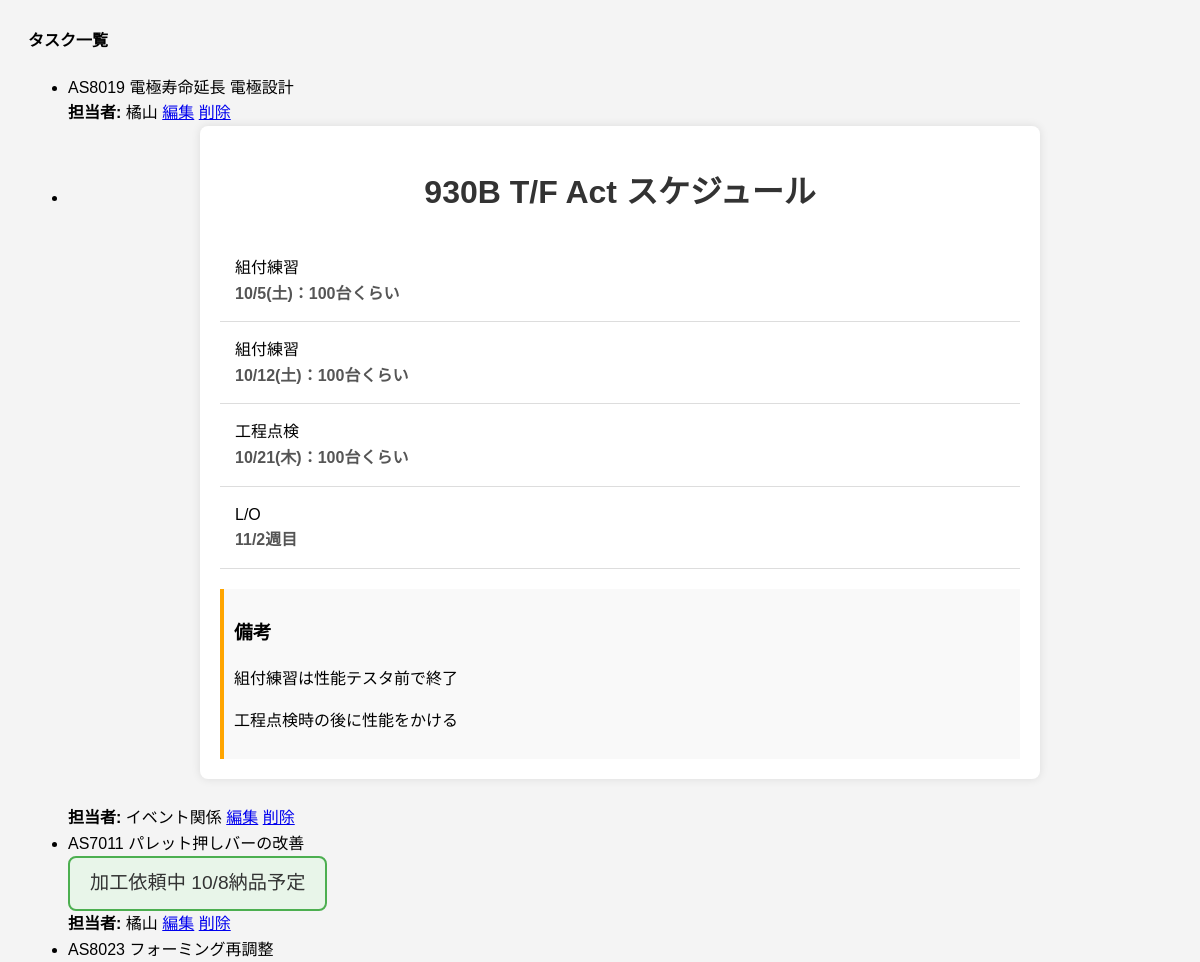
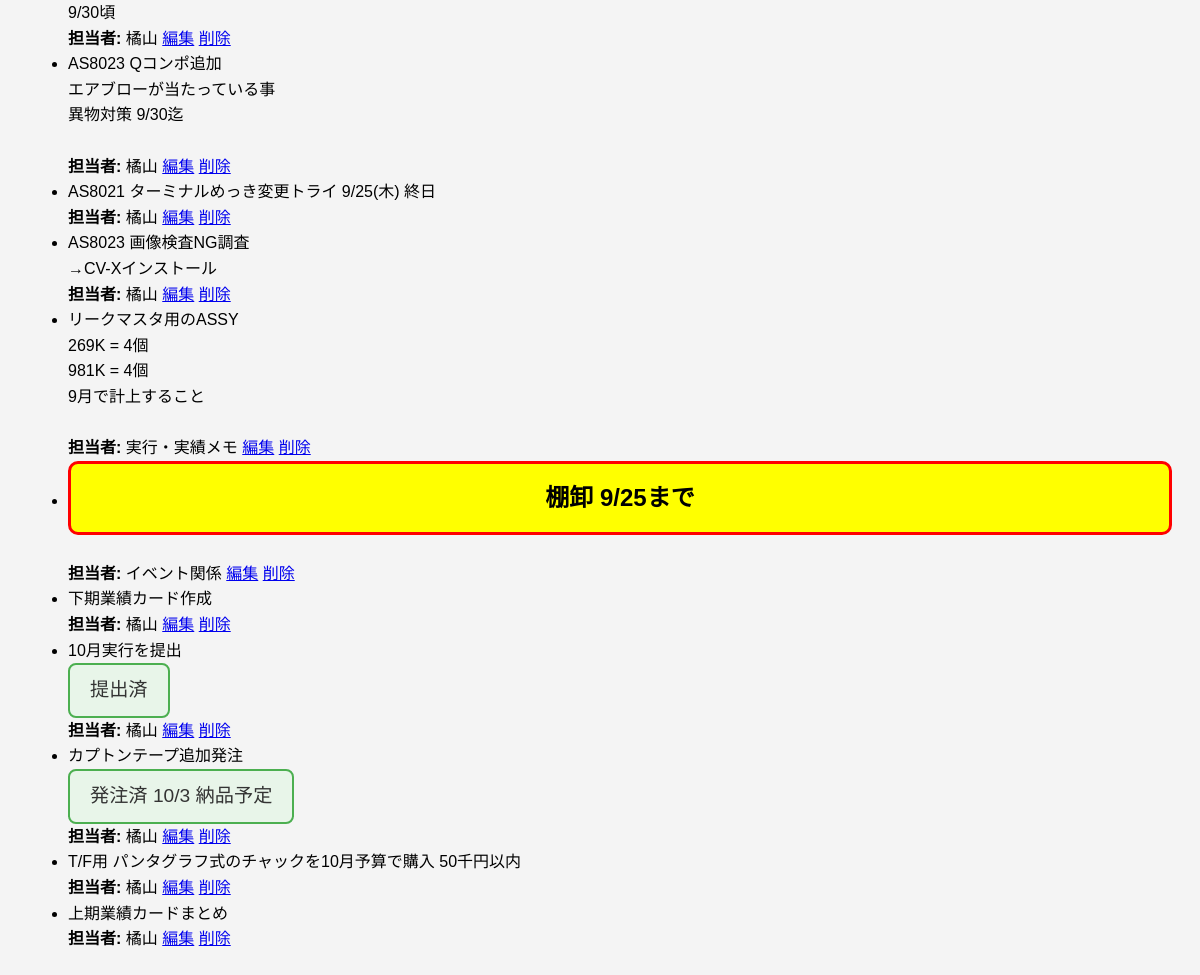
/all_tasks, run on the app's committed database (2 pictures, top to bottom).
### app.py (models this page shows)
class Task(db.Model):
    id = db.Column(db.Integer, primary_key=True)
    content = db.Column(db.Text, nullable=False)
    priority = db.Column(db.Integer, nullable=False)
    person_id = db.Column(db.Integer, db.ForeignKey('person.id'), nullable=True)

class Person(db.Model):
    id = db.Column(db.Integer, primary_key=True)
    name = db.Column(db.String(50), nullable=False, unique=True)
    order = db.Column(db.Integer, nullable=False, default=0)  # 追加
    tasks = db.relationship('Task', backref='person', lazy=True, order_by='Task.priority')

### app.py (the view)
@app.route('/all_tasks')
def all_tasks():
    tasks = Task.query.order_by(Task.priority).all()
    return render_template('task_list.html', tasks=tasks)

### templates/task_list.html (shortened to what this page needs)
<div class="card mt-3">
    <div class="card-body">
        <h4 id="task-title" class="card-title">{{ person_name if person_name else "タスク一覧" }}</h4>
        <ul id="task-list" class="list-group mt-3">
            {% for task in tasks %}
            <li class="list-group-item" data-task-id="{{ task.id }}">
                {{ task.content | safe }}
                {% if task.person %}
                <br><strong>担当者:</strong> {{ task.person.name }}
                {% else %}
                <br><strong>担当者:</strong> 未割り当て
                {% endif %}
                <a href="/edit/{{ task.id }}" class="btn btn-sm btn-info float-right">編集</a>
                <a href="/delete/{{ task.id }}" class="btn btn-sm btn-danger float-right mr-2" onclick="return confirm('本当に削除しますか？');">削除</a>
            </li>
            {% endfor %}
        </ul>
    </div>
</div>

### data on the page
Task: content "AS8019 電極寿命延長 電極設計", person.name "橘山"
Task: content "930B T/F Act スケジュール 組付練習 10/5(土)：100台くらい 組付練習 10/12(土)：100台くらい 工程点検 10/21(木)：100台くらい L/O 11/2週目 備考 組付練習は性能テスタ前で終了 工程点検時の後に性能をかける", person.name "イベント関係"
Task: content "AS7011 パレット押しバーの改善 加工依頼中 10/8納品予定", person.name "橘山"
Task: content "AS8023 フォーミング再調整 9/30頃", person.name "橘山"
Task: content "AS8023 Qコンポ追加 エアブローが当たっている事 異物対策 9/30迄", person.name "橘山"
Task: content "AS8021 ターミナルめっき変更トライ 9/25(木) 終日", person.name "橘山"
Task: content "AS8023 画像検査NG調査 →CV-Xインストール", person.name "橘山"
Task: content "リークマスタ用のASSY 269K = 4個 981K = 4個 9月で計上すること", person.name "実行・実績メモ"
Task: content "棚卸 9/25まで", person.name "イベント関係"
Task: content "下期業績カード作成", person.name "橘山"
Task: content "10月実行を提出 提出済", person.name "橘山"
Task: content "カプトンテープ追加発注 発注済 10/3 納品予定", person.name "橘山"
Task: content "T/F用 パンタグラフ式のチャックを10月予算で購入 50千円以内", person.name "橘山"
Task: content "上期業績カードまとめ", person.name "橘山"

### other printed values
{{ person_name if person_name else "タスク一覧" }} "タスク一覧"
